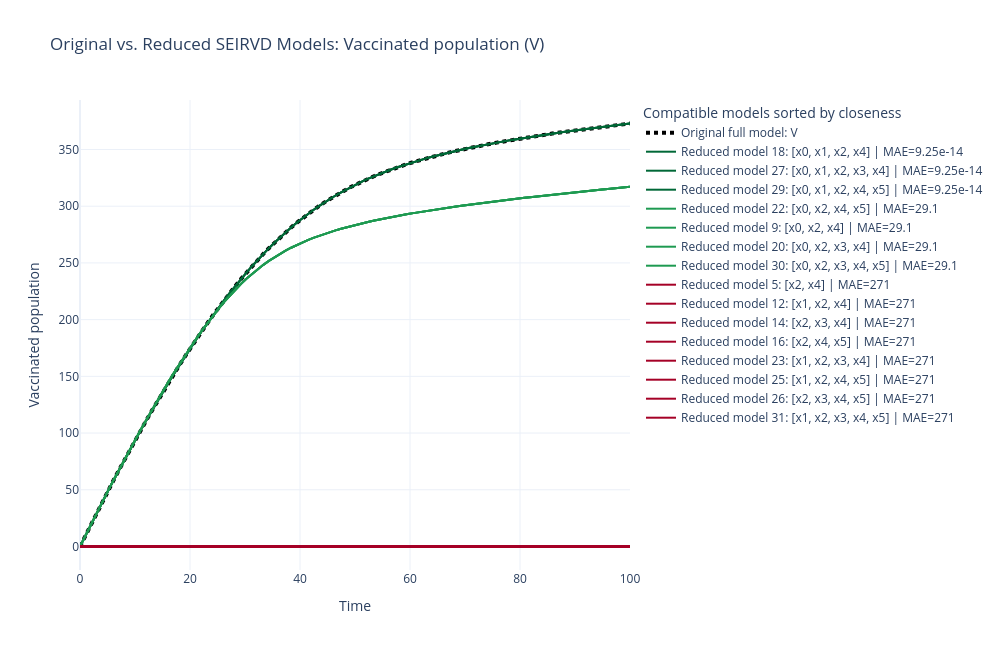

This figure's notebook cell:
### Markdown cell above
## Vaccinated Population ($V=x_4$)

The vaccinated population represents people who leave the susceptible group through vaccination. This variable can be used to evaluate vaccination progress and its effect on disease transmission.

### Code cell
vaccinated_results = plot_reduced_models_for_state(4)
